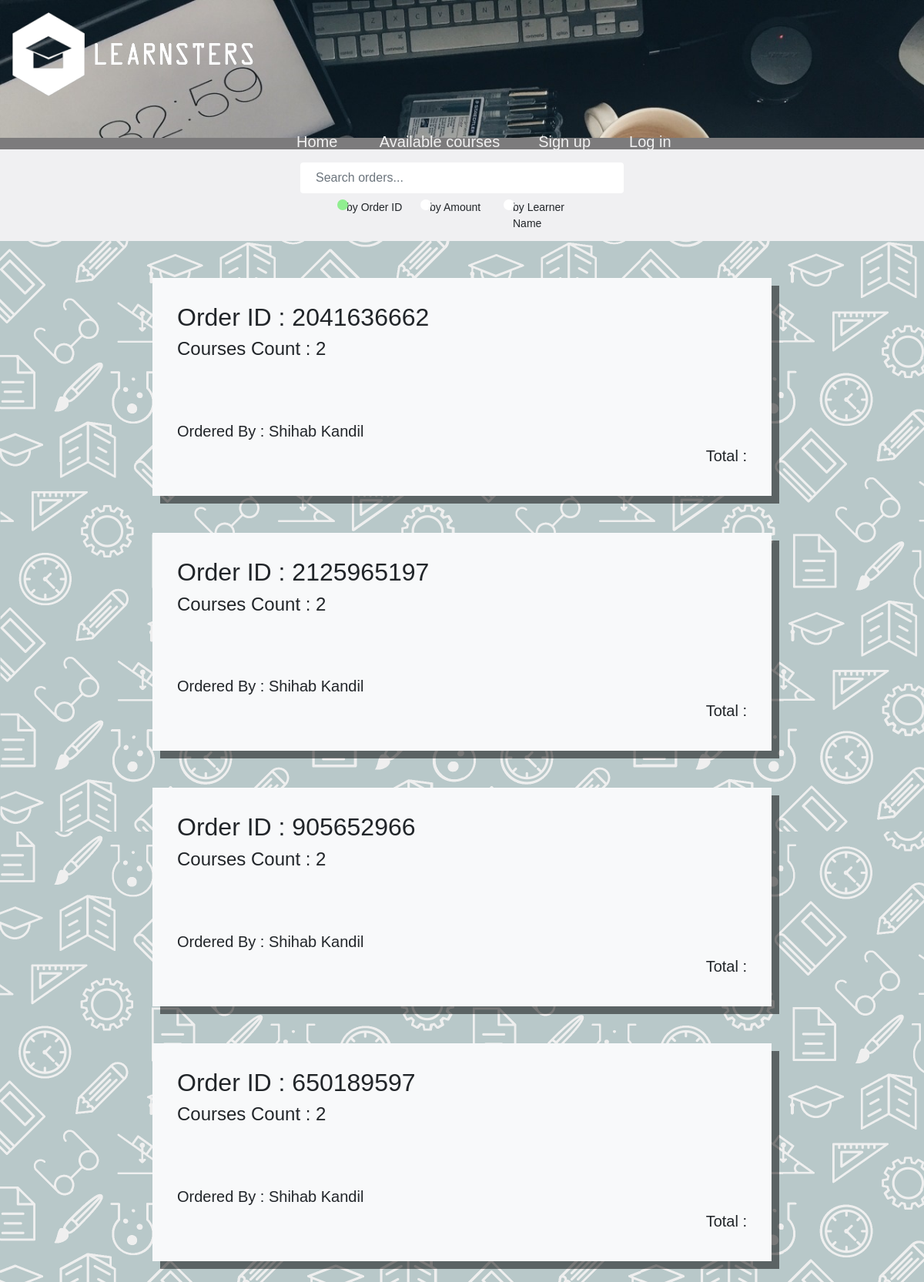
Before: /viewOrders.php with the older database file.
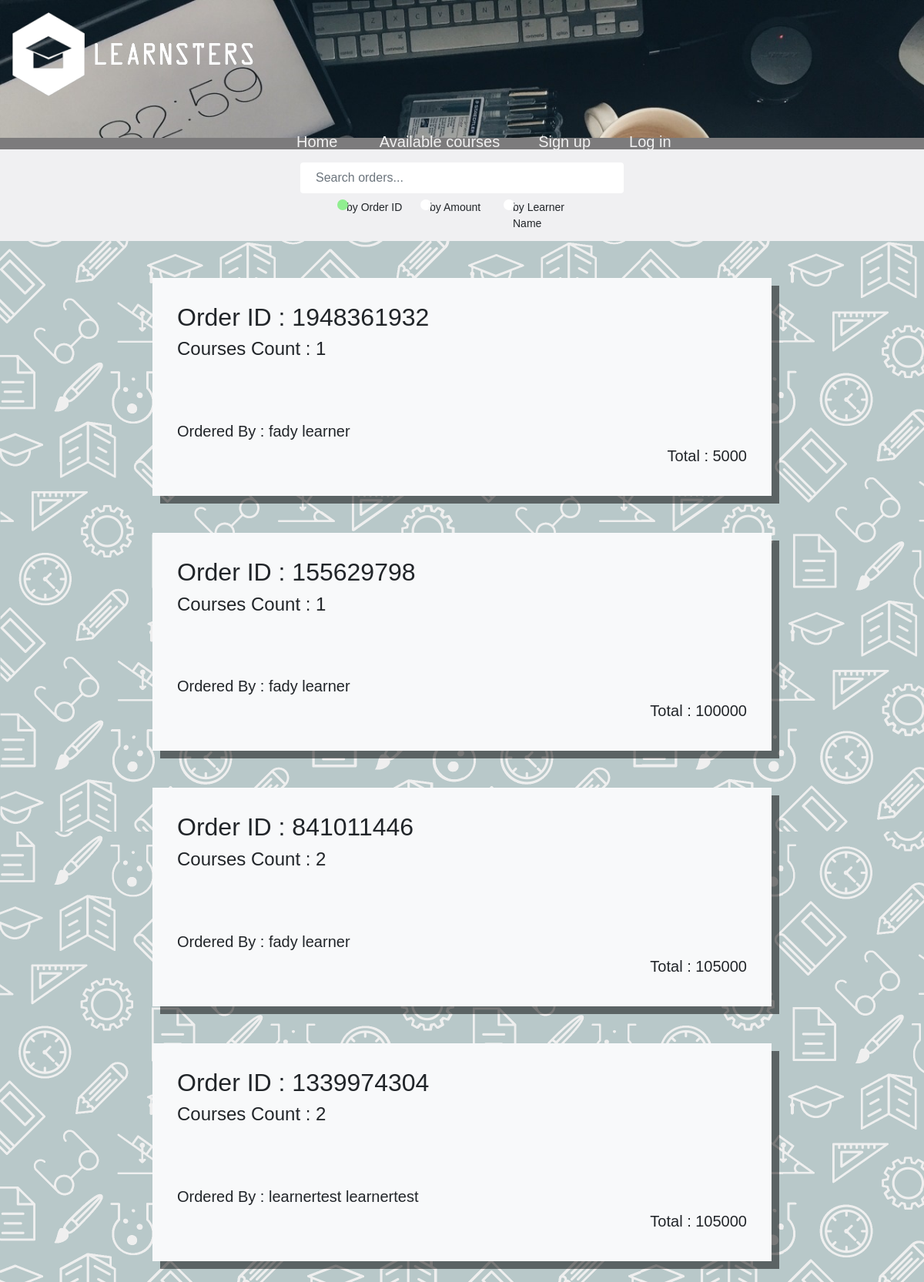
After: the same page with the newer database file.
### tables this page shows
CREATE TABLE `learners` (
  `learnerID` varchar(255) NOT NULL,
  `Fname` varchar(255) NOT NULL,
  `Lname` varchar(255) DEFAULT NULL,
  `Email` varchar(255) DEFAULT NULL,
  `Password` varchar(255) DEFAULT NULL,
  `profilePicture` text DEFAULT NULL,
  `Type` text NOT NULL
);

### viewOrders.php (the view, shortened to what this page needs)
<html>
    <link href="https://cdn.jsdelivr.net/npm/bootstrap@5.1.3/dist/css/bootstrap.min.css" rel="stylesheet">
<?php
include "menu.php";
$query = "SELECT DISTINCT orderID,total,learnerID FROM orders";
$results = mysqli_query($conn, $query);
?>
<div class="pt-4 mx-auto mb-4" style="background-color: #f0f0f2 ">
    <input style="border:none;width: 35%;" type="text" class="form-control mx-auto d-flex" name="Name_Search" id="Name_Search" placeholder="Search orders...">
    <div class="d-flex mx-auto"style="width:27%">
    <label class="container">by Order ID
  <span class="checkmark"></span>
</label>
<label class="container">by Amount
  <span class="checkmark"></span>
</label>
<label class="container">by Learner Name
  <span class="checkmark"></span>
</label>
</div>
</div>
<div id="result">
    <body>
        <div class="mx-auto" style="width: 75%;">
            <?php
            if (mysqli_num_rows($results) > 0) {
            while ($row = $results->fetch_array(MYSQLI_ASSOC)) {
                $orderID = $row["orderID"];
                $sql = "SELECT DISTINCT courseID FROM  orders WHERE orderID = '$orderID'";
                $result = $conn->query($sql);
                $coursesCount = 0;
                while ($index = $result->fetch_array(MYSQLI_ASSOC)) {
                    $coursesCount++;
                }
                $learnerID = $row["learnerID"];
                $namesSQL = "SELECT Fname,Lname FROM learners WHERE learnerID = '$learnerID' ";
                $namesResult = $conn->query($namesSQL) or die("Error in select statement");
                $firstName = "NoName";
                $lastName = "NoName";
                while ($i = $namesResult->fetch_array(MYSQLI_ASSOC)) {
                   $firstName = $i["Fname"];
                   $lastName = $i["Lname"];
                }
                ?>
                <div class="p-2 row  bg-light position-relative m-5" style="box-shadow: 10px 10px rgba(0, 0, 0, 0.5);">
                    <div class=" p-4 ">
                        <h2>Order ID : <?php echo $row["orderID"]?></h2>
                        <h4>Courses Count : <?php echo $coursesCount?></h4>
                        <br><Br><br>
                        <h5>Ordered By : <?php echo $firstName." ".$lastName?></h5>
                        <div class="d-flex flex-row-reverse">
                        <h5>Total : <?php echo $row["total"]?></h5>
                        </div>
                </div>
            </div>
            <?php } }
            else{
                echo "There is No Orders To view";
            }?>
</div>
</body>
</html>

Changed rows visible on the page:
removed learners: Fname "Shihab", Lname "Kandil"
added learners: Fname "fady", Lname "learner"
added learners: Fname "learnertest", Lname "learnertest"
Other visible differences:
new list line: "Order ID : 1948361932 Courses Count : 1 Ordered By : Total : 5000"
new list line: "Order ID : 155629798 Courses Count : 1 Ordered By : Total : 100000"
new list line: "Order ID : 841011446 Courses Count : 2 Ordered By : Total : 105000"
new list line: "Order ID : 1339974304 Courses Count : 2 Ordered By : Total : 105000"
list line gone: "Order ID : 2041636662 Courses Count : 2 Ordered By : Total :"
list line gone: "Order ID : 2125965197 Courses Count : 2 Ordered By : Total :"
list line gone: "Order ID : 905652966 Courses Count : 2 Ordered By : Total :"
list line gone: "Order ID : 650189597 Courses Count : 2 Ordered By : Total :"
